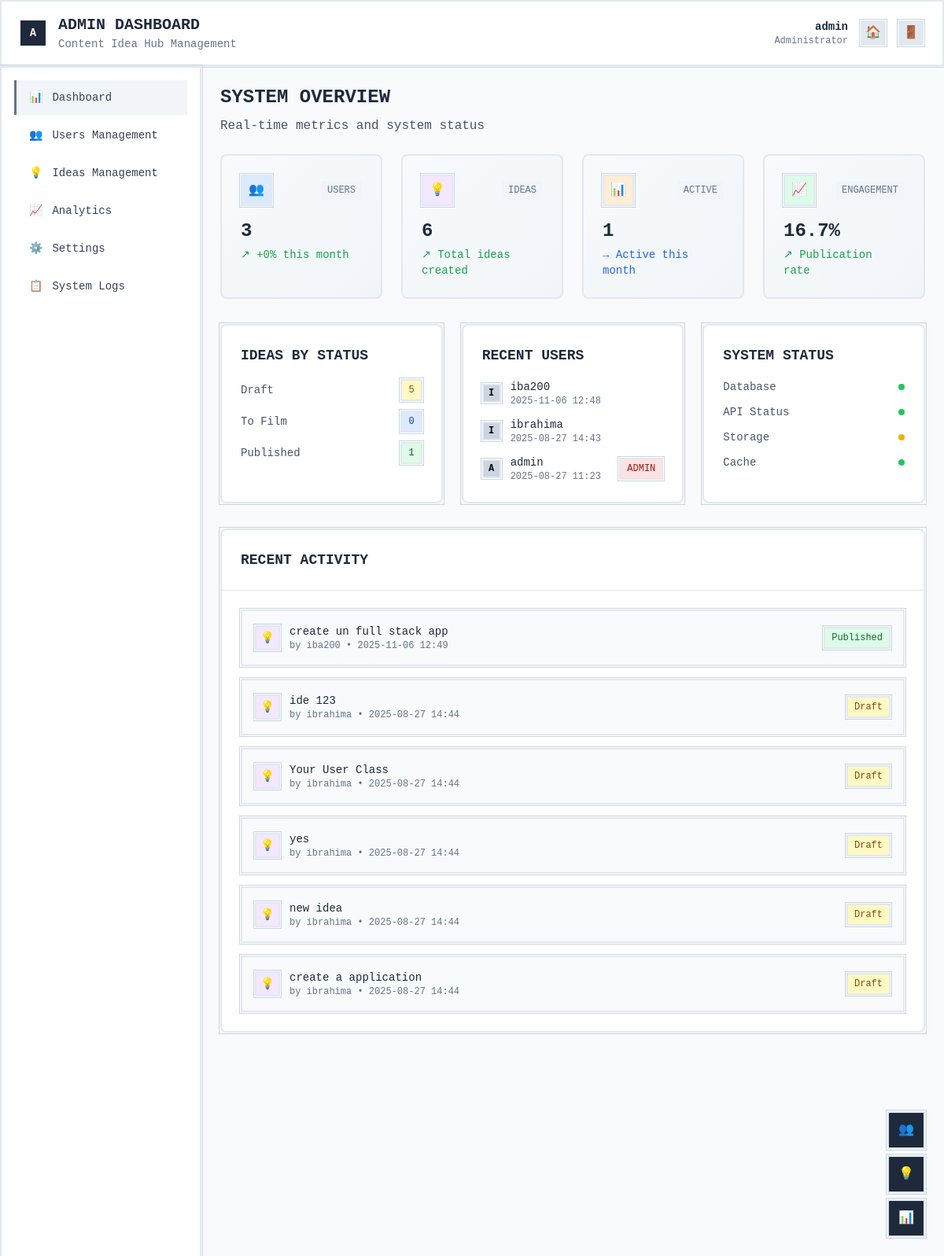
The app's page /admin/ (signed in) with its own data.
### app/models.py (models this page shows, shortened)
class User(db.Model, UserMixin):
    id = db.Column(db.Integer, primary_key=True)
    username = db.Column(db.String(64), unique=True, nullable=False)
    password_hash = db.Column(db.String(128), nullable=False)
    ideas = db.relationship('Idea', backref='author', lazy=True)
    created_at = db.Column(db.DateTime, default=datetime.utcnow)
    is_admin = db.Column(db.Boolean, default=False)

class Idea(db.Model):
    id = db.Column(db.Integer, primary_key=True)
    title = db.Column(db.String(100), nullable=False)
    description = db.Column(db.Text)
    tags = db.Column(db.String(200))  # e.g., "video,funny,tech"
    status = db.Column(db.String(20), default='Draft')  # Draft, To Film, Published
    timestamp = db.Column(db.DateTime, index=True, default=datetime.utcnow)
    user_id = db.Column(db.Integer, db.ForeignKey('user.id'), nullable=False)

### app/admin_routes.py (the view)
@admin_bp.route('/')
@login_required
@admin_required
def dashboard():
    total_users = User.query.count()
    total_ideas = Idea.query.count()
    active_users = User.query.filter(
        User.created_at >= datetime.utcnow() - timedelta(days=30)
    ).count()
    published_ideas = Idea.query.filter_by(status='Published').count()
    draft_ideas = Idea.query.filter_by(status='Draft').count()
    engagement_rate = (published_ideas / total_ideas * 100) if total_ideas > 0 else 0
    last_month = datetime.utcnow() - timedelta(days=30)
    users_last_month = User.query.filter(User.created_at >= last_month).count()
    previous_month = User.query.filter(
        User.created_at < last_month,
        User.created_at >= datetime.utcnow() - timedelta(days=60)
    ).count()
    user_growth = ((users_last_month - previous_month) / previous_month * 100) if previous_month > 0 else 0
    ideas_by_status = db.session.query(
        Idea.status, func.count(Idea.id)
    ).group_by(Idea.status).all()
    recent_users = User.query.order_by(User.created_at.desc()).limit(5).all()
    recent_ideas = Idea.query.order_by(Idea.timestamp.desc()).limit(10).all()
    return render_template('admin/dashboard.html',
                         total_users=total_users,
                         total_ideas=total_ideas,
                         active_users=active_users,
                         engagement_rate=round(engagement_rate, 1),
                         user_growth=round(user_growth, 1),
                         ideas_by_status=dict(ideas_by_status),
                         recent_users=recent_users,
                         recent_ideas=recent_ideas)

### app/templates/admin/dashboard.html (shortened to what this page needs)
{% extends "admin/base.html" %}
{% block content %}
<div class="mb-6">
    <h2 class="text-2xl font-bold text-wireframe-800 mb-2">SYSTEM OVERVIEW</h2>
    <p class="text-wireframe-600">Real-time metrics and system status</p>
</div>
<div class="grid grid-cols-1 md:grid-cols-2 lg:grid-cols-4 gap-6 mb-8">
    <div class="metric-card p-6 rounded-lg">
        <div class="flex items-center justify-between mb-4">
            <div class="w-10 h-10 bg-blue-100 wireframe-border flex items-center justify-center">
                <span class="text-blue-600">👥</span>
            </div>
            <span class="text-xs text-wireframe-500 bg-wireframe-100 px-2 py-1">USERS</span>
        </div>
        <div id="total-users" class="text-2xl font-bold text-wireframe-800 mb-1">{{ total_users }}</div>
        <div class="text-sm text-green-600">↗ +{{ user_growth }}% this month</div>
    </div>
    <div class="metric-card p-6 rounded-lg">
        <div class="flex items-center justify-between mb-4">
            <div class="w-10 h-10 bg-purple-100 wireframe-border flex items-center justify-center">
                <span class="text-purple-600">💡</span>
            </div>
            <span class="text-xs text-wireframe-500 bg-wireframe-100 px-2 py-1">IDEAS</span>
        </div>
        <div id="total-ideas" class="text-2xl font-bold text-wireframe-800 mb-1">{{ total_ideas }}</div>
        <div class="text-sm text-green-600">↗ Total ideas created</div>
    </div>
    <div class="metric-card p-6 rounded-lg">
        <div class="flex items-center justify-between mb-4">
            <div class="w-10 h-10 bg-orange-100 wireframe-border flex items-center justify-center">
                <span class="text-orange-600">📊</span>
            </div>
            <span class="text-xs text-wireframe-500 bg-wireframe-100 px-2 py-1">ACTIVE</span>
        </div>
        <div id="active-users" class="text-2xl font-bold text-wireframe-800 mb-1">{{ active_users }}</div>
        <div class="text-sm text-blue-600">→ Active this month</div>
    </div>
    <div class="metric-card p-6 rounded-lg">
        <div class="flex items-center justify-between mb-4">
            <div class="w-10 h-10 bg-green-100 wireframe-border flex items-center justify-center">
                <span class="text-green-600">📈</span>
            </div>
            <span class="text-xs text-wireframe-500 bg-wireframe-100 px-2 py-1">ENGAGEMENT</span>
        </div>
        <div class="text-2xl font-bold text-wireframe-800 mb-1">{{ engagement_rate }}%</div>
        <div class="text-sm text-green-600">↗ Publication rate</div>
    </div>
</div>
<div class="grid grid-cols-1 lg:grid-cols-3 gap-6 mb-8">
    <div class="wireframe-border bg-white p-6 rounded-lg">
        <h3 class="text-lg font-bold text-wireframe-800 mb-4">IDEAS BY STATUS</h3>
        <div class="space-y-3">
            <div class="flex justify-between items-center">
                <span class="text-sm text-wireframe-600">Draft</span>
                <span class="px-2 py-1 text-xs bg-yellow-100 text-yellow-800 wireframe-border">
                    {{ ideas_by_status.get('Draft', 0) }}
                </span>
            </div>
            <div class="flex justify-between items-center">
                <span class="text-sm text-wireframe-600">To Film</span>
                <span class="px-2 py-1 text-xs bg-blue-100 text-blue-800 wireframe-border">
                    {{ ideas_by_status.get('To Film', 0) }}
                </span>
            </div>
            <div class="flex justify-between items-center">
                <span class="text-sm text-wireframe-600">Published</span>
                <span class="px-2 py-1 text-xs bg-green-100 text-green-800 wireframe-border">
                    {{ ideas_by_status.get('Published', 0) }}
                </span>
            </div>
        </div>
    </div>
    <div class="wireframe-border bg-white p-6 rounded-lg">
        <h3 class="text-lg font-bold text-wireframe-800 mb-4">RECENT USERS</h3>
        <div class="space-y-3">
            {% for user in recent_users %}
            <div class="flex items-center space-x-3">
                <div class="w-6 h-6 bg-wireframe-300 wireframe-border flex items-center justify-center text-xs font-bold">
                    {{ user.username[0]|upper }}
                </div>
                <div class="flex-1">
                    <p class="text-sm font-medium text-wireframe-800">{{ user.username }}</p>
                    <p class="text-xs text-wireframe-500">{{ user.created_at.strftime('%Y-%m-%d %H:%M') }}</p>
                </div>
                {% if user.is_admin %}
                <span class="px-2 py-1 text-xs bg-red-100 text-red-800 wireframe-border">ADMIN</span>
                {% endif %}
            </div>
            {% endfor %}
        </div>
    </div>
    <div class="wireframe-border bg-white p-6 rounded-lg">
        <h3 class="text-lg font-bold text-wireframe-800 mb-4">SYSTEM STATUS</h3>
        <div class="space-y-3">
            <div class="flex justify-between items-center">
                <span class="text-sm text-wireframe-600">Database</span>
                <span class="w-2 h-2 bg-green-500 rounded-full"></span>
            </div>
            <div class="flex justify-between items-center">
                <span class="text-sm text-wireframe-600">API Status</span>
                <span class="w-2 h-2 bg-green-500 rounded-full"></span>
            </div>
            <div class="flex justify-between items-center">
                <span class="text-sm text-wireframe-600">Storage</span>
                <span class="w-2 h-2 bg-yellow-500 rounded-full"></span>
            </div>
            <div class="flex justify-between items-center">
                <span class="text-sm text-wireframe-600">Cache</span>
                <span class="w-2 h-2 bg-green-500 rounded-full"></span>
            </div>
        </div>
    </div>
</div>
<div class="wireframe-border bg-white rounded-lg">
    <div class="p-6 border-b border-wireframe-200">
        <h3 class="text-lg font-bold text-wireframe-800">RECENT ACTIVITY</h3>
    </div>
    <div class="p-6">
        <div class="space-y-4">
            {% for idea in recent_ideas %}
            <div class="flex items-center justify-between p-4 bg-wireframe-50 wireframe-border">
                <div class="flex items-center space-x-3">
                    <div class="w-8 h-8 bg-purple-100 wireframe-border flex items-center justify-center">
                        <span class="text-purple-600 text-sm">💡</span>
                    </div>
                    <div>
                        <p class="text-sm font-medium text-wireframe-800">{{ idea.title }}</p>
                        <p class="text-xs text-wireframe-500">
                            by {{ idea.author.username }} • {{ idea.timestamp.strftime('%Y-%m-%d %H:%M') }}
                        </p>
                    </div>
                </div>
                <div class="flex items-center space-x-2">
                    <span class="px-2 py-1 text-xs
                        {% if idea.status == 'Draft' %}bg-yellow-100 text-yellow-800
                        {% elif idea.status == 'Published' %}bg-green-100 text-green-800
                        {% elif idea.status == 'To Film' %}bg-blue-100 text-blue-800
                        {% endif %} wireframe-border">
                        {{ idea.status }}
                    </span>
                </div>
            </div>
            {% endfor %}
        </div>
    </div>
</div>
<div class="fixed bottom-6 right-6">
    <div class="flex flex-col space-y-2">
        <a href="{{ url_for('admin.users_management') }}"
           class="w-12 h-12 bg-wireframe-800 text-white wireframe-border flex items-center justify-center hover:bg-wireframe-700 transition-colors"
           title="Manage Users">
            👥
        </a>
        <a href="{{ url_for('admin.ideas_management') }}"
           class="w-12 h-12 bg-wireframe-800 text-white wireframe-border flex items-center justify-center hover:bg-wireframe-700 transition-colors"
           title="Manage Ideas">
            💡
        </a>
        <a href="{{ url_for('admin.analytics') }}"
           class="w-12 h-12 bg-wireframe-800 text-white wireframe-border flex items-center justify-center hover:bg-wireframe-700 transition-colors"
           title="View Analytics">
            📊
        </a>
    </div>
</div>
{% endblock %}

### app/templates/admin/base.html (shortened to what this page needs)
<!DOCTYPE html>
<html lang="fr">
<head>
    <script src="https://cdn.tailwindcss.com"></script>
</head>
<body class="bg-wireframe-50 min-h-screen font-mono">
    <header class="wireframe-border bg-white shadow-sm">
        <div class="px-6 py-4">
            <div class="flex items-center justify-between">
                <div class="flex items-center space-x-4">
                    <div class="w-8 h-8 bg-wireframe-800 flex items-center justify-center text-white font-bold text-sm">
                        A
                    </div>
                    <div>
                        <h1 class="text-xl font-bold text-wireframe-800">ADMIN DASHBOARD</h1>
                        <p class="text-sm text-wireframe-500">Content Idea Hub Management</p>
                    </div>
                </div>
                <div class="flex items-center space-x-4">
                    <div class="text-right">
                        <p class="text-sm font-semibold text-wireframe-800">{{ current_user.username }}</p>
                        <p class="text-xs text-wireframe-500">Administrator</p>
                    </div>
                    <a href="{{ url_for('main.index') }}" class="w-8 h-8 bg-wireframe-200 wireframe-border flex items-center justify-center hover:bg-wireframe-300 transition-colors" title="Retour au site">
                        <span class="text-wireframe-700">🏠</span>
                    </a>
                    <a href="{{ url_for('main.logout') }}" class="w-8 h-8 bg-wireframe-200 wireframe-border flex items-center justify-center hover:bg-wireframe-300 transition-colors" title="Déconnexion">
                        <span class="text-wireframe-700">🚪</span>
                    </a>
                </div>
            </div>
        </div>
    </header>
    <div class="flex">
        <aside class="w-64 bg-white wireframe-border min-h-screen">
            <nav class="p-4">
                <ul class="space-y-1">
                    <li>
                        <a href="{{ url_for('admin.dashboard') }}" class="nav-item {% if request.endpoint == 'admin.dashboard' %}active{% endif %} flex items-center px-4 py-3 text-sm font-medium text-wireframe-700">
                            <span class="mr-3">📊</span>
                            Dashboard
                        </a>
                    </li>
                    <li>
                        <a href="{{ url_for('admin.users_management') }}" class="nav-item {% if request.endpoint == 'admin.users_management' %}active{% endif %} flex items-center px-4 py-3 text-sm font-medium text-wireframe-700">
                            <span class="mr-3">👥</span>
                            Users Management
                        </a>
                    </li>
                    <li>
                        <a href="{{ url_for('admin.ideas_management') }}" class="nav-item {% if request.endpoint == 'admin.ideas_management' %}active{% endif %} flex items-center px-4 py-3 text-sm font-medium text-wireframe-700">
                            <span class="mr-3">💡</span>
                            Ideas Management
                        </a>
                    </li>
                    <li>
                        <a href="{{ url_for('admin.analytics') }}" class="nav-item {% if request.endpoint == 'admin.analytics' %}active{% endif %} flex items-center px-4 py-3 text-sm font-medium text-wireframe-700">
                            <span class="mr-3">📈</span>
                            Analytics
                        </a>
                    </li>
                    <li>
                        <a href="{{ url_for('admin.settings') }}" class="nav-item {% if request.endpoint == 'admin.settings' %}active{% endif %} flex items-center px-4 py-3 text-sm font-medium text-wireframe-700">
                            <span class="mr-3">⚙️</span>
                            Settings
                        </a>
                    </li>
                    <li>
                        <a href="{{ url_for('admin.system_logs') }}" class="nav-item {% if request.endpoint == 'admin.system_logs' %}active{% endif %} flex items-center px-4 py-3 text-sm font-medium text-wireframe-700">
                            <span class="mr-3">📋</span>
                            System Logs
                        </a>
                    </li>
                </ul>
            </nav>
        </aside>
        <main class="flex-1 p-6">
            {% block content %}{% endblock %}
        </main>
    </div>
</body>
</html>

### records on screen
User: username "admin", username "A", created_at "2025-08-27 11:23", is_admin "ADMIN"
User: username "I", username "iba200", created_at "2025-11-06 12:48"
User: username "I", username "ibrahima", created_at "2025-08-27 14:43"
Idea: title "create un full stack app", author.username "iba200", timestamp "2025-11-06 12:49", status "Published"
Idea: title "ide 123", author.username "ibrahima", timestamp "2025-08-27 14:44", status "Draft"
Idea: title "Your User Class", author.username "ibrahima", timestamp "2025-08-27 14:44", status "Draft"
Idea: title "yes", author.username "ibrahima", timestamp "2025-08-27 14:44", status "Draft"
Idea: title "new idea", author.username "ibrahima", timestamp "2025-08-27 14:44", status "Draft"
Idea: title "create a application", author.username "ibrahima", timestamp "2025-08-27 14:44", status "Draft"

### other values on screen
{{ total_users }} "3"
{{ user_growth }} "0"
{{ total_ideas }} "6"
{{ active_users }} "1"
{{ engagement_rate }} "16.7"
{{ ideas_by_status.get('Draft', 0) }} "5"
{{ ideas_by_status.get('To Film', 0) }} "0"
{{ ideas_by_status.get('Published', 0) }} "1"
